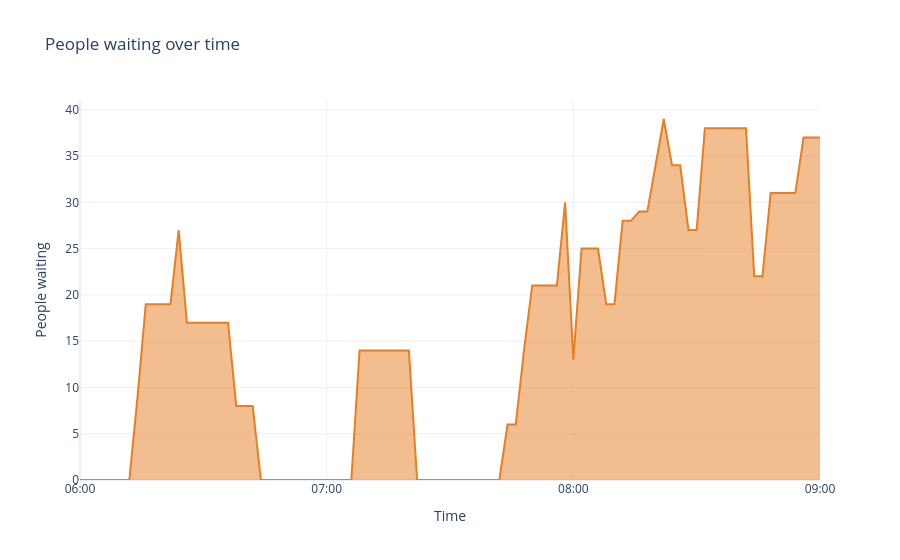
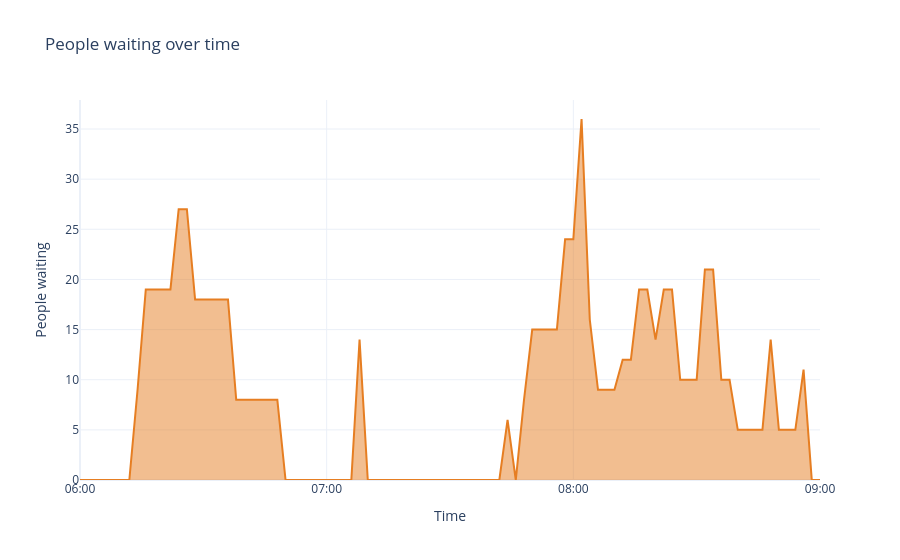
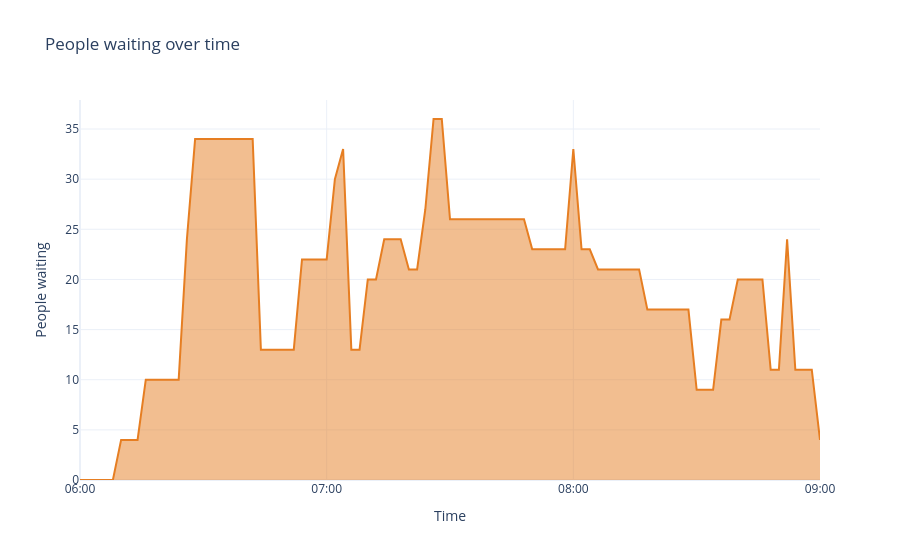
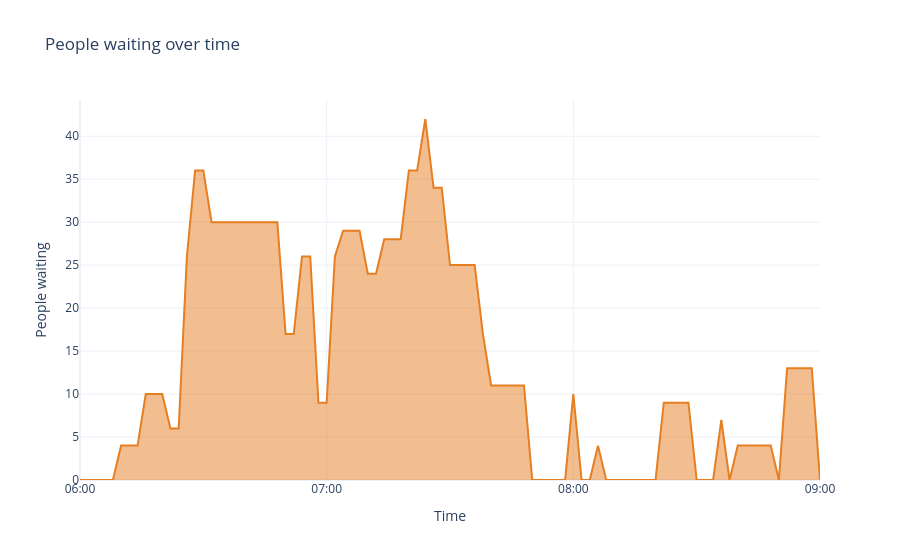

Source (notebook cell) for these figures, in order:
### Markdown cell above
### Perfil de espera en el tiempo, por semilla

### Code cell
for semilla in SEMILLAS_DETALLE:
    idx = semillas_eval.index(semilla)
    env_a, env_b = envs_agente[idx], envs_base[idx]

    print(f"=== AGENTE, semilla {semilla} -- perfil de espera ===")
    fig = viz.graficar_perfil_espera(env_a)
    fig.write_html(str(OUT_DIR / f"wait_profile_agente_semilla{semilla}.html"))
    fig.show()

    print(f"=== BASE, semilla {semilla} -- perfil de espera ===")
    fig = viz.graficar_perfil_espera(env_b)
    fig.write_html(str(OUT_DIR / f"wait_profile_base_semilla{semilla}.html"))
    fig.show()

### Figure 1 — Plotly figure (JSON) as saved in the notebook; plotly's stock layout.template omitted (floating-point values rounded to 4 significant figures)
{"data": [{"customdata": ["06:00", "06:02", "06:04", "06:06", "06:08", "06:10", "06:12", "06:14", "06:16", "06:18", "06:20", "06:22", "06:24", "06:26", "06:28", "06:30", "06:32", "06:34", "06:36", "06:38", "06:40", "06:42", "06:44", "06:46", "06:48", "06:50", "06:52", "06:54", "06:56", "06:58", "07:00", "07:02", "07:04", "07:06", "07:08", "07:10", "07:12", "07:14", "07:16", "07:18", "07:20", "07:22", "07:24", "07:26", "07:28", "07:30", "07:32", "07:34", "07:36", "07:38", "07:40", "07:42", "07:44", "07:46", "07:48", "07:50", "07:52", "07:54", "07:56", "07:58", "08:00", "08:02", "08:04", "08:06", "08:08", "08:10", "08:12", "08:14", "08:16", "08:18", "08:20", "08:22", "08:24", "08:26", "08:28", "08:30", "08:32", "08:34", "08:36", "08:38", "08:40", "08:42", "08:44", "08:46", "08:48", "08:50", "08:52", "08:54", "08:56", "08:58", "09:00"], "fill": "tozeroy", "hovertemplate": "%{customdata}<br>waiting: %{y}<extra></extra>", "line": {"color": "#e67e22", "width": 2}, "mode": "lines", "name": "waiting", "type": "scatter", "x": [0, 1, 2, 3, 4, 5, 6, 7, 8, 9, 10, 11, 12, 13, 14, 15, 16, 17, 18, 19, 20, 21, 22, 23, 24, 25, 26, 27, 28, 29, 30, 31, 32, 33, 34, 35, 36, 37, 38, 39, 40, 41, 42, 43, 44, 45, 46, 47, 48, 49, 50, 51, 52, 53, 54, 55, 56, 57, 58, 59, 60, 61, 62, 63, 64, 65, 66, 67, 68, 69, 70, 71, 72, 73, 74, 75, 76, 77, 78, 79, 80, 81, 82, 83, 84, 85, 86, 87, 88, 89, 90], "y": [0, 0, 0, 0, 0, 0, 0, 9, 19, 19, 19, 19, 27, 17, 17, 17, 17, 17, 17, 8, 8, 8, 0, 0, 0, 0, 0, 0, 0, 0, 0, 0, 0, 0, 14, 14, 14, 14, 14, 14, 14, 0, 0, 0, 0, 0, 0, 0, 0, 0, 0, 0, 6, 6, 14, 21, 21, 21, 21, 30, 13, 25, 25, 25, 19, 19, 28, 28, 29, 29, 34, 39, 34, 34, 27, 27, 38, 38, 38, 38, 38, 38, 22, 22, 31, 31, 31, 31, 37, 37, 37]}], "layout": {"title": {"text": "People waiting over time"}, "xaxis": {"tickmode": "array", "ticktext": ["06:00", "07:00", "08:00", "09:00"], "tickvals": [0, 30, 60, 90], "title": {"text": "Time"}}, "yaxis": {"title": {"text": "People waiting"}}}}

### Figure 2 — Plotly figure (JSON) as saved in the notebook; plotly's stock layout.template omitted (floating-point values rounded to 4 significant figures)
{"data": [{"customdata": ["06:00", "06:02", "06:04", "06:06", "06:08", "06:10", "06:12", "06:14", "06:16", "06:18", "06:20", "06:22", "06:24", "06:26", "06:28", "06:30", "06:32", "06:34", "06:36", "06:38", "06:40", "06:42", "06:44", "06:46", "06:48", "06:50", "06:52", "06:54", "06:56", "06:58", "07:00", "07:02", "07:04", "07:06", "07:08", "07:10", "07:12", "07:14", "07:16", "07:18", "07:20", "07:22", "07:24", "07:26", "07:28", "07:30", "07:32", "07:34", "07:36", "07:38", "07:40", "07:42", "07:44", "07:46", "07:48", "07:50", "07:52", "07:54", "07:56", "07:58", "08:00", "08:02", "08:04", "08:06", "08:08", "08:10", "08:12", "08:14", "08:16", "08:18", "08:20", "08:22", "08:24", "08:26", "08:28", "08:30", "08:32", "08:34", "08:36", "08:38", "08:40", "08:42", "08:44", "08:46", "08:48", "08:50", "08:52", "08:54", "08:56", "08:58", "09:00"], "fill": "tozeroy", "hovertemplate": "%{customdata}<br>waiting: %{y}<extra></extra>", "line": {"color": "#e67e22", "width": 2}, "mode": "lines", "name": "waiting", "type": "scatter", "x": [0, 1, 2, 3, 4, 5, 6, 7, 8, 9, 10, 11, 12, 13, 14, 15, 16, 17, 18, 19, 20, 21, 22, 23, 24, 25, 26, 27, 28, 29, 30, 31, 32, 33, 34, 35, 36, 37, 38, 39, 40, 41, 42, 43, 44, 45, 46, 47, 48, 49, 50, 51, 52, 53, 54, 55, 56, 57, 58, 59, 60, 61, 62, 63, 64, 65, 66, 67, 68, 69, 70, 71, 72, 73, 74, 75, 76, 77, 78, 79, 80, 81, 82, 83, 84, 85, 86, 87, 88, 89, 90], "y": [0, 0, 0, 0, 0, 0, 0, 9, 19, 19, 19, 19, 27, 27, 18, 18, 18, 18, 18, 8, 8, 8, 8, 8, 8, 0, 0, 0, 0, 0, 0, 0, 0, 0, 14, 0, 0, 0, 0, 0, 0, 0, 0, 0, 0, 0, 0, 0, 0, 0, 0, 0, 6, 0, 8, 15, 15, 15, 15, 24, 24, 36, 16, 9, 9, 9, 12, 12, 19, 19, 14, 19, 19, 10, 10, 10, 21, 21, 10, 10, 5, 5, 5, 5, 14, 5, 5, 5, 11, 0, 0]}], "layout": {"title": {"text": "People waiting over time"}, "xaxis": {"tickmode": "array", "ticktext": ["06:00", "07:00", "08:00", "09:00"], "tickvals": [0, 30, 60, 90], "title": {"text": "Time"}}, "yaxis": {"title": {"text": "People waiting"}}}}

### Figure 3 — Plotly figure (JSON) as saved in the notebook; plotly's stock layout.template omitted (floating-point values rounded to 4 significant figures)
{"data": [{"customdata": ["06:00", "06:02", "06:04", "06:06", "06:08", "06:10", "06:12", "06:14", "06:16", "06:18", "06:20", "06:22", "06:24", "06:26", "06:28", "06:30", "06:32", "06:34", "06:36", "06:38", "06:40", "06:42", "06:44", "06:46", "06:48", "06:50", "06:52", "06:54", "06:56", "06:58", "07:00", "07:02", "07:04", "07:06", "07:08", "07:10", "07:12", "07:14", "07:16", "07:18", "07:20", "07:22", "07:24", "07:26", "07:28", "07:30", "07:32", "07:34", "07:36", "07:38", "07:40", "07:42", "07:44", "07:46", "07:48", "07:50", "07:52", "07:54", "07:56", "07:58", "08:00", "08:02", "08:04", "08:06", "08:08", "08:10", "08:12", "08:14", "08:16", "08:18", "08:20", "08:22", "08:24", "08:26", "08:28", "08:30", "08:32", "08:34", "08:36", "08:38", "08:40", "08:42", "08:44", "08:46", "08:48", "08:50", "08:52", "08:54", "08:56", "08:58", "09:00"], "fill": "tozeroy", "hovertemplate": "%{customdata}<br>waiting: %{y}<extra></extra>", "line": {"color": "#e67e22", "width": 2}, "mode": "lines", "name": "waiting", "type": "scatter", "x": [0, 1, 2, 3, 4, 5, 6, 7, 8, 9, 10, 11, 12, 13, 14, 15, 16, 17, 18, 19, 20, 21, 22, 23, 24, 25, 26, 27, 28, 29, 30, 31, 32, 33, 34, 35, 36, 37, 38, 39, 40, 41, 42, 43, 44, 45, 46, 47, 48, 49, 50, 51, 52, 53, 54, 55, 56, 57, 58, 59, 60, 61, 62, 63, 64, 65, 66, 67, 68, 69, 70, 71, 72, 73, 74, 75, 76, 77, 78, 79, 80, 81, 82, 83, 84, 85, 86, 87, 88, 89, 90], "y": [0, 0, 0, 0, 0, 4, 4, 4, 10, 10, 10, 10, 10, 24, 34, 34, 34, 34, 34, 34, 34, 34, 13, 13, 13, 13, 13, 22, 22, 22, 22, 30, 33, 13, 13, 20, 20, 24, 24, 24, 21, 21, 27, 36, 36, 26, 26, 26, 26, 26, 26, 26, 26, 26, 26, 23, 23, 23, 23, 23, 33, 23, 23, 21, 21, 21, 21, 21, 21, 17, 17, 17, 17, 17, 17, 9, 9, 9, 16, 16, 20, 20, 20, 20, 11, 11, 24, 11, 11, 11, 4]}], "layout": {"title": {"text": "People waiting over time"}, "xaxis": {"tickmode": "array", "ticktext": ["06:00", "07:00", "08:00", "09:00"], "tickvals": [0, 30, 60, 90], "title": {"text": "Time"}}, "yaxis": {"title": {"text": "People waiting"}}}}

### Figure 4 — Plotly figure (JSON) as saved in the notebook; plotly's stock layout.template omitted (floating-point values rounded to 4 significant figures)
{"data": [{"customdata": ["06:00", "06:02", "06:04", "06:06", "06:08", "06:10", "06:12", "06:14", "06:16", "06:18", "06:20", "06:22", "06:24", "06:26", "06:28", "06:30", "06:32", "06:34", "06:36", "06:38", "06:40", "06:42", "06:44", "06:46", "06:48", "06:50", "06:52", "06:54", "06:56", "06:58", "07:00", "07:02", "07:04", "07:06", "07:08", "07:10", "07:12", "07:14", "07:16", "07:18", "07:20", "07:22", "07:24", "07:26", "07:28", "07:30", "07:32", "07:34", "07:36", "07:38", "07:40", "07:42", "07:44", "07:46", "07:48", "07:50", "07:52", "07:54", "07:56", "07:58", "08:00", "08:02", "08:04", "08:06", "08:08", "08:10", "08:12", "08:14", "08:16", "08:18", "08:20", "08:22", "08:24", "08:26", "08:28", "08:30", "08:32", "08:34", "08:36", "08:38", "08:40", "08:42", "08:44", "08:46", "08:48", "08:50", "08:52", "08:54", "08:56", "08:58", "09:00"], "fill": "tozeroy", "hovertemplate": "%{customdata}<br>waiting: %{y}<extra></extra>", "line": {"color": "#e67e22", "width": 2}, "mode": "lines", "name": "waiting", "type": "scatter", "x": [0, 1, 2, 3, 4, 5, 6, 7, 8, 9, 10, 11, 12, 13, 14, 15, 16, 17, 18, 19, 20, 21, 22, 23, 24, 25, 26, 27, 28, 29, 30, 31, 32, 33, 34, 35, 36, 37, 38, 39, 40, 41, 42, 43, 44, 45, 46, 47, 48, 49, 50, 51, 52, 53, 54, 55, 56, 57, 58, 59, 60, 61, 62, 63, 64, 65, 66, 67, 68, 69, 70, 71, 72, 73, 74, 75, 76, 77, 78, 79, 80, 81, 82, 83, 84, 85, 86, 87, 88, 89, 90], "y": [0, 0, 0, 0, 0, 4, 4, 4, 10, 10, 10, 6, 6, 26, 36, 36, 30, 30, 30, 30, 30, 30, 30, 30, 30, 17, 17, 26, 26, 9, 9, 26, 29, 29, 29, 24, 24, 28, 28, 28, 36, 36, 42, 34, 34, 25, 25, 25, 25, 17, 11, 11, 11, 11, 11, 0, 0, 0, 0, 0, 10, 0, 0, 4, 0, 0, 0, 0, 0, 0, 0, 9, 9, 9, 9, 0, 0, 0, 7, 0, 4, 4, 4, 4, 4, 0, 13, 13, 13, 13, 0]}], "layout": {"title": {"text": "People waiting over time"}, "xaxis": {"tickmode": "array", "ticktext": ["06:00", "07:00", "08:00", "09:00"], "tickvals": [0, 30, 60, 90], "title": {"text": "Time"}}, "yaxis": {"title": {"text": "People waiting"}}}}
